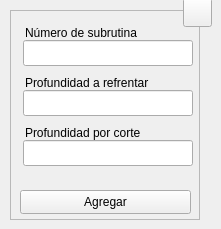
  <widget class="QWidget" name="centralwidget">
   <widget class="QFrame" name="frame">
    <property name="geometry">
     <rect>
      <x>10</x>
      <y>10</y>
      <width>190</width>
      <height>210</height>
     </rect>
    </property>
    <property name="sizePolicy">
     <sizepolicy hsizetype="Fixed" vsizetype="Fixed">
      <horstretch>0</horstretch>
      <verstretch>0</verstretch>
     </sizepolicy>
    </property>
    <property name="minimumSize">
     <size>
      <width>190</width>
      <height>210</height>
     </size>
    </property>
    <property name="maximumSize">
     <size>
      <width>190</width>
      <height>210</height>
     </size>
    </property>
    <property name="frameShape">
     <enum>QFrame::StyledPanel</enum>
    </property>
    <property name="frameShadow">
     <enum>QFrame::Raised</enum>
    </property>
    <widget class="QLineEdit" name="tbx_sub">
     <property name="geometry">
      <rect>
       <x>13</x>
       <y>30</y>
       <width>170</width>
       <height>26</height>
      </rect>
     </property>
     <property name="minimumSize">
      <size>
       <width>170</width>
       <height>0</height>
      </size>
     </property>
     <property name="maximumSize">
      <size>
       <width>170</width>
       <height>16777215</height>
      </size>
     </property>
     <property name="toolTip">
      <string>Digite el texto del comentario</string>
     </property>
     <property name="statusTip">
      <string/>
     </property>
     <property name="alignment">
      <set>Qt::AlignCenter</set>
     </property>
     <property name="placeholderText">
      <string/>
     </property>
    </widget>
    <widget class="QLabel" name="lbl_sub">
     <property name="enabled">
      <bool>true</bool>
     </property>
     <property name="geometry">
      <rect>
       <x>15</x>
       <y>10</y>
       <width>121</width>
       <height>26</height>
      </rect>
     </property>
     <property name="text">
      <string>Número de subrutina</string>
     </property>
     <property name="buddy">
      <cstring>lbl_sub</cstring>
     </property>
    </widget>
    <widget class="QLabel" name="lbl_dpt">
     <property name="enabled">
      <bool>true</bool>
     </property>
     <property name="geometry">
      <rect>
       <x>15</x>
       <y>60</y>
       <width>131</width>
       <height>26</height>
      </rect>
     </property>
     <property name="text">
      <string>Profundidad a refrentar</string>
     </property>
     <property name="buddy">
      <cstring>lbl_dpt</cstring>
     </property>
    </widget>
    <widget class="QPushButton" name="btn_save">
     <property name="geometry">
      <rect>
       <x>10</x>
       <y>180</y>
       <width>171</width>
       <height>24</height>
      </rect>
     </property>
     <property name="sizePolicy">
      <sizepolicy hsizetype="Expanding" vsizetype="Expanding">
       <horstretch>0</horstretch>
       <verstretch>0</verstretch>
      </sizepolicy>
     </property>
     <property name="minimumSize">
      <size>
       <width>88</width>
       <height>0</height>
      </size>
     </property>
     <property name="toolTip">
      <string>Agregar los datos al programa CNC</string>
     </property>
     <property name="statusTip">
      <string/>
     </property>
     <property name="text">
      <string>Agregar</string>
     </property>
     <property name="shortcut">
      <string>Ctrl+S</string>
     </property>
     <property name="autoDefault">
      <bool>true</bool>
     </property>
    </widget>
    <widget class="QLineEdit" name="tbx_dpt">
     <property name="geometry">
      <rect>
       <x>13</x>
       <y>80</y>
       <width>170</width>
       <height>26</height>
      </rect>
     </property>
     <property name="minimumSize">
      <size>
       <width>170</width>
       <height>0</height>
      </size>
     </property>
     <property name="maximumSize">
      <size>
       <width>170</width>
       <height>16777215</height>
      </size>
     </property>
     <property name="toolTip">
      <string>Digite el texto del comentario</string>
     </property>
     <property name="statusTip">
      <string/>
     </property>
     <property name="alignment">
      <set>Qt::AlignCenter</set>
     </property>
     <property name="placeholderText">
      <string/>
     </property>
    </widget>
    <widget class="QLineEdit" name="tbx_cut">
     <property name="geometry">
      <rect>
       <x>13</x>
       <y>130</y>
       <width>170</width>
       <height>26</height>
      </rect>
     </property>
     <property name="minimumSize">
      <size>
       <width>170</width>
       <height>0</height>
      </size>
     </property>
     <property name="maximumSize">
      <size>
       <width>170</width>
       <height>16777215</height>
      </size>
     </property>
     <property name="toolTip">
      <string>Digite el texto del comentario</string>
     </property>
     <property name="statusTip">
      <string/>
     </property>
     <property name="alignment">
      <set>Qt::AlignCenter</set>
     </property>
     <property name="placeholderText">
      <string/>
     </property>
    </widget>
    <widget class="QLabel" name="lbl_cut">
     <property name="enabled">
      <bool>true</bool>
     </property>
     <property name="geometry">
      <rect>
       <x>15</x>
       <y>110</y>
       <width>127</width>
       <height>26</height>
      </rect>
     </property>
     <property name="text">
      <string>Profundidad por corte</string>
     </property>
     <property name="buddy">
      <cstring>lbl_dpt</cstring>
     </property>
    </widget>
    <zorder>tbx_sub</zorder>
    <zorder>lbl_sub</zorder>
    <zorder>btn_save</zorder>
    <zorder>tbx_dpt</zorder>
    <zorder>lbl_dpt</zorder>
    <zorder>tbx_cut</zorder>
    <zorder>lbl_cut</zorder>
   </widget>
   <widget class="QToolButton" name="btn_help">
    <property name="geometry">
     <rect>
      <x>183</x>
      <y>-2</y>
      <width>29</width>
      <height>29</height>
     </rect>
    </property>
    <property name="font">
     <font>
      <pointsize>20</pointsize>
      <bold>true</bold>
     </font>
    </property>
    <property name="text">
     <string/>
    </property>
    <property name="icon">
     <iconset resource="../../resources/resources.qrc">
      <normaloff>:/icons/question.png</normaloff>:/icons/question.png</iconset>
    </property>
    <property name="iconSize">
     <size>
      <width>20</width>
      <height>20</height>
     </size>
    </property>
    <property name="shortcut">
     <string>F1</string>
    </property>
   </widget>
  </widget>
